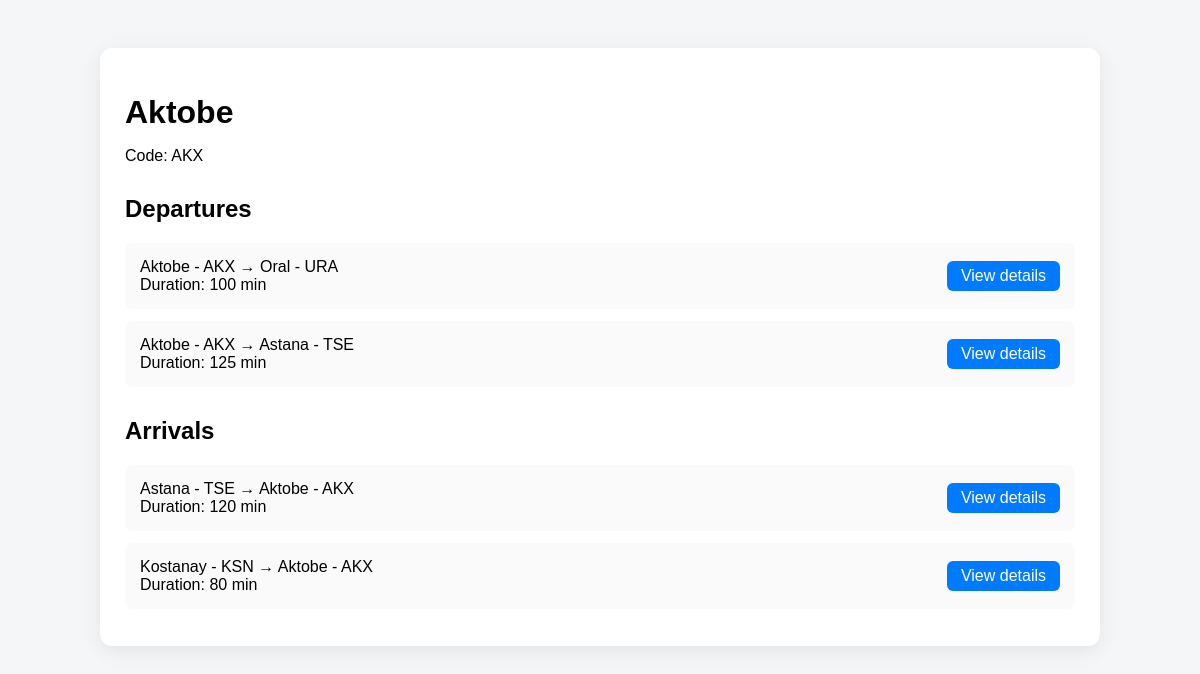
The app's page /airport/4/ with its own data.
### flights/models.py (models this page shows, shortened)
class Airport(models.Model):
    code = models.CharField(max_length=3, unique=True)
    city = models.CharField(max_length=64)
    def __str__(self):
        return f"{self.city} - {self.code}"

class Flight(models.Model):
    origin = models.ForeignKey(
        Airport,
        on_delete=models.CASCADE,
        related_name="departures"
    )
    destination = models.ForeignKey(
        Airport,
        on_delete=models.CASCADE,
        related_name="arrivals"
    )
    duration = models.IntegerField()
    capacity = models.PositiveIntegerField()

### flights/views.py (the view)
# urls.py: path("airport/<int:airport_id>/", views.airport, name="airport"),
def airport(request, airport_id):
    airport = get_object_or_404(Airport, pk=airport_id)
    return render(request, "flights/airport.html", {
        "airport": airport,
    })

### flights/templates/flights/airport.html (shortened to what this page needs)
{% load static %}
<!DOCTYPE html>
<html>
<head>
    <link rel="stylesheet" href="{% static 'flights/airport.css' %}">
</head>
<body>
<div class="container">
    <div class="airport-card">
        <h1>{{ airport.city }}</h1>
        <p>Code: {{ airport.code }}</p>
        <div class="section">
            <h2>Departures</h2>
            {% for flight in airport.departures.all %}
                <div class="flight-card">
                    <div>
                        {{ flight.origin }} → {{ flight.destination }}
                        <br>
                        Duration: {{ flight.duration }} min
                    </div>
                    <a href="{% url 'flight' flight.id %}" class="details-link">
                        View details
                    </a>
                </div>
            {% empty %}
                <p class="empty">No departures</p>
            {% endfor %}
        </div>
        <div class="section">
            <h2>Arrivals</h2>
            {% for flight in airport.arrivals.all %}
                <div class="flight-card">
                    <div>
                        {{ flight.origin }} → {{ flight.destination }}
                        <br>
                        Duration: {{ flight.duration }} min
                    </div>
                    <a href="{% url 'flight' flight.id %}" class="details-link">
                        View details
                    </a>
                </div>
            {% empty %}
                <p class="empty">No arrivals</p>
            {% endfor %}
        </div>
    </div>
</div>
</body>
</html>

### flights/static/flights/airport.css (style rules this page uses)
body { font-family: Arial; background: #f4f6f8; padding: 40px; }
.container { max-width: 1000px; margin: auto; }
.airport-card { background: white; padding: 25px; border-radius: 12px; margin-bottom: 30px; box-shadow: 0 5px 20px rgba(0,0,0,0.08); }
h1 { margin-bottom: 5px; }
.section { margin-top: 30px; }
.flight-card { background: #fafafa; padding: 15px; border-radius: 8px; margin-bottom: 12px; display: flex; justify-content: space-between; align-items: center; }
.details-link { background: #007bff; color: white; padding: 6px 14px; border-radius: 6px; text-decoration: none; }

### records on screen
Airport: city "Aktobe", code "AKX"
Flight: origin "Aktobe - AKX", destination "Oral - URA", duration "100"
Flight: origin "Aktobe - AKX", destination "Astana - TSE", duration "125"
Flight: origin "Astana - TSE", destination "Aktobe - AKX", duration "120"
Flight: origin "Kostanay - KSN", destination "Aktobe - AKX", duration "80"
